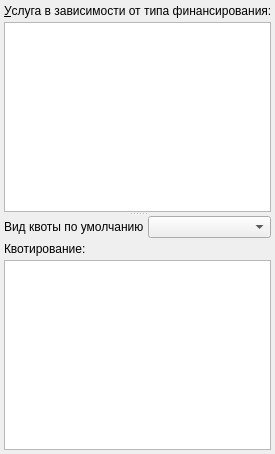
         <widget class="QWidget" name="tabPayment">
          <attribute name="title">
           <string>Услуги/Квотирование</string>
          </attribute>
          <layout class="QGridLayout" name="gridLayout_7">
           <property name="leftMargin">
            <number>4</number>
           </property>
           <property name="topMargin">
            <number>4</number>
           </property>
           <property name="rightMargin">
            <number>4</number>
           </property>
           <property name="bottomMargin">
            <number>4</number>
           </property>
           <property name="spacing">
            <number>4</number>
           </property>
           <item row="0" column="0">
            <widget class="QSplitter" name="splitter">
             <property name="orientation">
              <enum>Qt::Vertical</enum>
             </property>
             <widget class="QWidget" name="pnlServices" native="true">
              <layout class="QGridLayout" name="gridLayout_5">
               <property name="leftMargin">
                <number>0</number>
               </property>
               <property name="topMargin">
                <number>0</number>
               </property>
               <property name="rightMargin">
                <number>0</number>
               </property>
               <property name="bottomMargin">
                <number>0</number>
               </property>
               <property name="spacing">
                <number>4</number>
               </property>
               <item row="0" column="0">
                <widget class="QLabel" name="lblServiceByFinanceType">
                 <property name="sizePolicy">
                  <sizepolicy hsizetype="Maximum" vsizetype="Preferred">
                   <horstretch>0</horstretch>
                   <verstretch>0</verstretch>
                  </sizepolicy>
                 </property>
                 <property name="text">
                  <string>&amp;Услуга в зависимости от типа финансирования:</string>
                 </property>
                 <property name="buddy">
                  <cstring>tblServiceByFinanceType</cstring>
                 </property>
                </widget>
               </item>
               <item row="1" column="0">
                <widget class="CActionPropertyTypeInDocTableView" name="tblServiceByFinanceType"/>
               </item>
              </layout>
             </widget>
             <widget class="QWidget" name="pnlQuota" native="true">
              <layout class="QGridLayout" name="gridLayout_6">
               <property name="leftMargin">
                <number>0</number>
               </property>
               <property name="topMargin">
                <number>0</number>
               </property>
               <property name="rightMargin">
                <number>0</number>
               </property>
               <property name="bottomMargin">
                <number>0</number>
               </property>
               <property name="spacing">
                <number>4</number>
               </property>
               <item row="0" column="0">
                <widget class="QLabel" name="lblDefaultQuotaType">
                 <property name="sizePolicy">
                  <sizepolicy hsizetype="Maximum" vsizetype="Preferred">
                   <horstretch>0</horstretch>
                   <verstretch>0</verstretch>
                  </sizepolicy>
                 </property>
                 <property name="text">
                  <string>Вид квоты по умолчанию</string>
                 </property>
                 <property name="buddy">
                  <cstring>cmbQuotaType</cstring>
                 </property>
                </widget>
               </item>
               <item row="0" column="1">
                <widget class="CRBComboBox" name="cmbQuotaType"/>
               </item>
               <item row="1" column="0">
                <widget class="QLabel" name="lblQuotaType">
                 <property name="text">
                  <string>Квотирование:</string>
                 </property>
                 <property name="buddy">
                  <cstring>tblQuotaType</cstring>
                 </property>
                </widget>
               </item>
               <item row="2" column="0" colspan="2">
                <widget class="CActionPropertyTypeInDocTableView" name="tblQuotaType"/>
               </item>
              </layout>
             </widget>
            </widget>
           </item>
          </layout>
         </widget>
